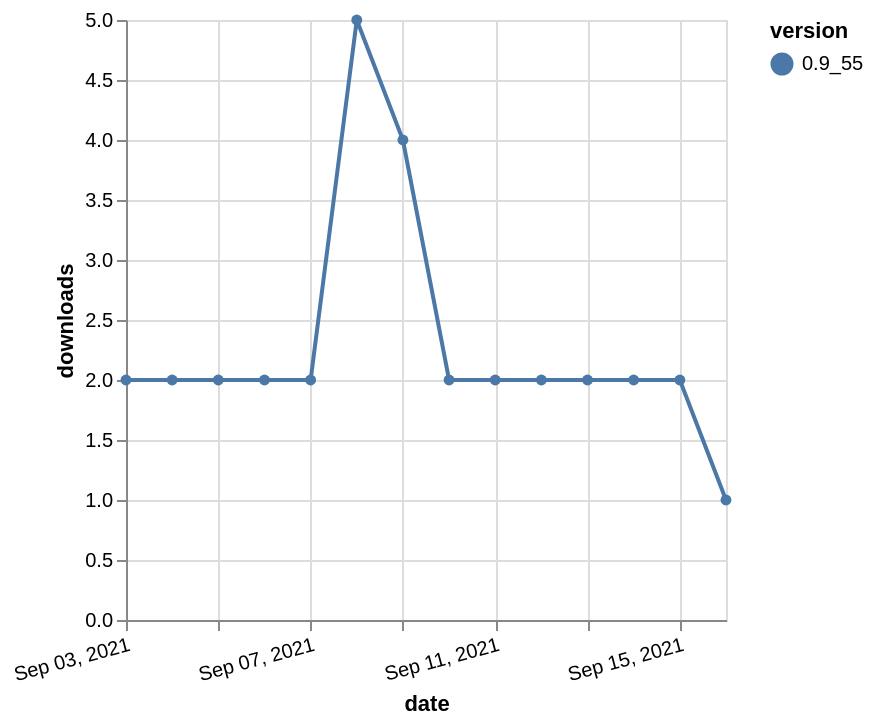

Write the Vega-Lite specification saved for this chart.
### Vega-Lite specification from a JSON file in a GitHub repository (floating-point values rounded to 4 significant figures)
{"$schema": "https://vega.github.io/schema/vega-lite/v5.json", "description": "A simple bar chart with embedded data.", "data": {"values": [{"date": "2021-09-03", "total": 3825, "delta": 2, "version": "0.9_55"}, {"date": "2021-09-04", "total": 3827, "delta": 2, "version": "0.9_55"}, {"date": "2021-09-05", "total": 3829, "delta": 2, "version": "0.9_55"}, {"date": "2021-09-06", "total": 3831, "delta": 2, "version": "0.9_55"}, {"date": "2021-09-07", "total": 3833, "delta": 2, "version": "0.9_55"}, {"date": "2021-09-08", "total": 3838, "delta": 5, "version": "0.9_55"}, {"date": "2021-09-09", "total": 3842, "delta": 4, "version": "0.9_55"}, {"date": "2021-09-10", "total": 3844, "delta": 2, "version": "0.9_55"}, {"date": "2021-09-11", "total": 3846, "delta": 2, "version": "0.9_55"}, {"date": "2021-09-12", "total": 3848, "delta": 2, "version": "0.9_55"}, {"date": "2021-09-13", "total": 3850, "delta": 2, "version": "0.9_55"}, {"date": "2021-09-14", "total": 3852, "delta": 2, "version": "0.9_55"}, {"date": "2021-09-15", "total": 3854, "delta": 2, "version": "0.9_55"}, {"date": "2021-09-16", "total": 3855, "delta": 1, "version": "0.9_55"}]}, "width": "container", "mark": {"type": "line", "point": {"filled": true}}, "encoding": {"x": {"field": "date", "type": "temporal", "timeUnit": "yearmonthdate", "title": "date", "axis": {"labelAngle": -15}}, "y": {"field": "delta", "type": "quantitative", "title": "downloads"}, "color": {"field": "version", "type": "nominal"}, "tooltip": {"field": "delta"}}}
